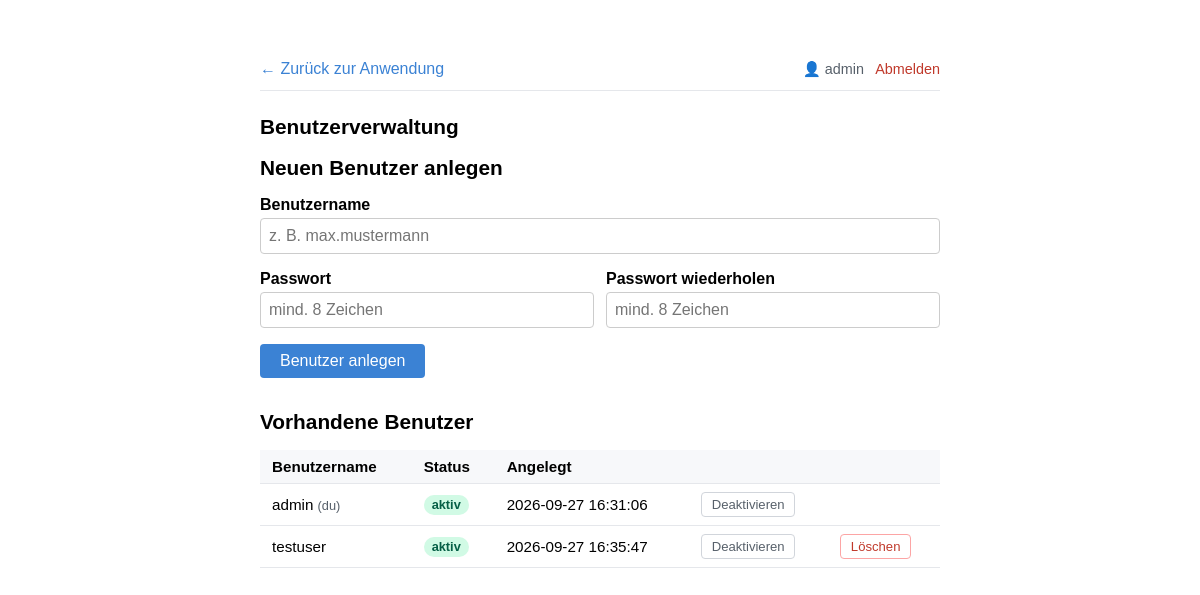
/admin.php (signed in), run on the app's committed database.
### tables this page shows
CREATE TABLE `users` (
  `id` int(11) NOT NULL AUTO_INCREMENT,
  `username` varchar(100) NOT NULL,
  `password_hash` varchar(255) NOT NULL,
  `active` tinyint(1) NOT NULL DEFAULT 1,
  `erstellt` timestamp NULL DEFAULT current_timestamp(),
  PRIMARY KEY (`id`),
  UNIQUE KEY `username` (`username`)
);

### html/admin.php (the view, shortened to what this page needs)
<?php
$dsn    = 'mysql:host=mariadb;port=3306;dbname=namen;charset=utf8mb4';
$dbUser = 'webuser';
$dbPass = getenv('DB_PASSWORD') ?: 'changeme';
try {
    $pdo = new PDO($dsn, $dbUser, $dbPass, [
        PDO::ATTR_ERRMODE            => PDO::ERRMODE_EXCEPTION,
        PDO::ATTR_DEFAULT_FETCH_MODE => PDO::FETCH_ASSOC,
    ]);
} catch (PDOException $e) {
    die('Datenbankverbindung fehlgeschlagen.');
}
$users = $pdo->query("SELECT id, username, active, erstellt FROM users ORDER BY erstellt ASC")->fetchAll();
?>
<!DOCTYPE html>
<html lang="de">
<head>
</head>
<body>
  <nav>
    <span><a href="index.php" style="text-decoration:none;color:#3b82d4;">← Zurück zur Anwendung</a></span>
    <span style="font-size:.9rem;color:#57606a">
      👤 <?= htmlspecialchars($_SESSION['user'], ENT_QUOTES, 'UTF-8') ?> &nbsp;
      <a href="index.php?logout=1" style="color:#c0392b;text-decoration:none;">Abmelden</a>
    </span>
  </nav>
  <h1>Benutzerverwaltung</h1>
  <h2>Neuen Benutzer anlegen</h2>
  <form method="POST" action="">
    <label for="username">Benutzername</label>
    <input type="text" id="username" name="username" required maxlength="100"
           placeholder="z. B. max.mustermann"
           value="<?= htmlspecialchars($_POST['username'] ?? '', ENT_QUOTES, 'UTF-8') ?>">
    <div class="row">
      <div>
        <label for="password">Passwort</label>
        <input type="password" id="password" name="password" required minlength="8"
               placeholder="mind. 8 Zeichen">
      </div>
      <div>
        <label for="password2">Passwort wiederholen</label>
        <input type="password" id="password2" name="password2" required minlength="8"
               placeholder="mind. 8 Zeichen">
      </div>
    </div>
    <button type="submit">Benutzer anlegen</button>
  </form>
  <h2 style="margin-top:2rem">Vorhandene Benutzer</h2>
  <?php if (empty($users)): ?>
    <p style="color:#57606a">Keine Benutzer vorhanden.</p>
  <?php else: ?>
  <table>
    <thead>
      <tr><th>Benutzername</th><th>Status</th><th>Angelegt</th><th colspan="2"></th></tr>
    </thead>
    <tbody>
    <?php foreach ($users as $u): ?>
      <tr>
        <td>
          <?= htmlspecialchars($u['username'], ENT_QUOTES, 'UTF-8') ?>
          <?php if ($u['username'] === $_SESSION['user']): ?>
            <span style="font-size:.8rem;color:#57606a">(du)</span>
          <?php endif; ?>
        </td>
        <td>
          <?php if ($u['active']): ?>
            <span class="badge-on">aktiv</span>
          <?php else: ?>
            <span class="badge-off">inaktiv</span>
          <?php endif; ?>
        </td>
        <td><?= htmlspecialchars($u['erstellt'], ENT_QUOTES, 'UTF-8') ?></td>
        <td>
          <form method="POST" action="" style="margin:0">
            <button type="submit" class="tog">
              <?= $u['active'] ? 'Deaktivieren' : 'Aktivieren' ?>
            </button>
          </form>
        </td>
        <td>
          <?php if ($u['username'] !== $_SESSION['user']): ?>
          <form method="POST" action="" style="margin:0">
            <button type="submit" class="del">Löschen</button>
          </form>
          <?php endif; ?>
        </td>
      </tr>
    <?php endforeach; ?>
    </tbody>
  </table>
  <?php endif; ?>
</body>
</html>

### html/admin.php (style rules this page uses)
body { font-family: sans-serif; max-width: 680px; margin: 60px auto; padding: 0 1rem; }
h1,h2 { font-size: 1.3rem; margin-bottom: 1rem; }
label { display: block; margin-bottom: .25rem; font-weight: bold; }
input[type=text], input[type=password] { width: 100%; padding: .5rem; margin-bottom: 1rem; border: 1px solid #ccc; border-radius: 4px; font-size: 1rem; box-sizing: border-box; }
.row { display: flex; gap: .75rem; }
.row > div { flex: 1; }
button { padding: .5rem 1.25rem; background: #3b82d4; color: #fff; border: none; border-radius: 4px; font-size: 1rem; cursor: pointer; }
button.del { padding: .25rem .6rem; background: #fff; color: #c0392b; border: 1px solid #fca5a5; font-size: .82rem; border-radius: 4px; cursor: pointer; }
button.tog { padding: .25rem .6rem; background: #fff; color: #57606a; border: 1px solid #d1d5db; font-size: .82rem; border-radius: 4px; cursor: pointer; }
table { width: 100%; border-collapse: collapse; margin-top: 1rem; font-size: .95rem; }
th,td { text-align: left; padding: .5rem .75rem; border-bottom: 1px solid #e5e7eb; }
th { background: #f7f8fa; font-weight: bold; }
.badge-on { display:inline-block;padding:.15rem .5rem;background:#d1fae5;color:#065f46; border-radius:9999px;font-size:.8rem;font-weight:bold; }
nav { display:flex; justify-content:space-between; align-items:center; margin-bottom:1.5rem; padding-bottom:.75rem; border-bottom:1px solid #e5e7eb; }

### data on the page
users: username "admin", shows "(du)", active "aktiv", erstellt "2026-09-27 16:31:06"
users: username "testuser", active "aktiv", erstellt "2026-09-27 16:35:47"

### other printed values
$_SESSION['user'] "admin"
